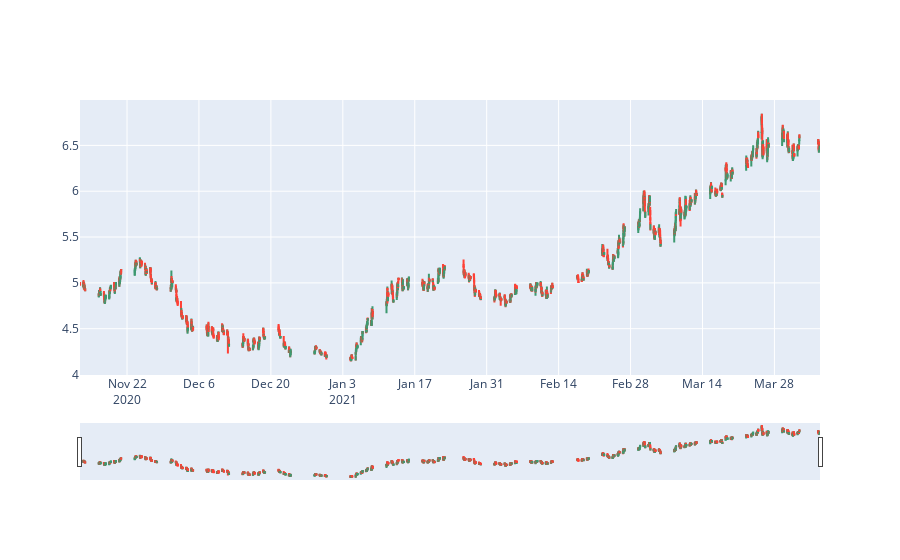

The notebook cell saved with this chart:
### Code cell
import chart_studio.plotly as py
import plotly.graph_objects as go
import plotly

data = [go.Candlestick(x=df['time'],
                open=df['open'],
                high=df['high'],
                low=df['low'],
                close=df['close'])]

plotly.offline.iplot(data)

### Figure 1 — Plotly figure (JSON) as saved in the notebook; plotly's stock layout.template omitted (floating-point values rounded to 4 significant figures; data arrays with more than 128 entries replaced by an {"elided": "..."} marker saying what was removed)
{"data": [{"close": {"elided": "3186 float values"}, "high": {"elided": "3186 float values"}, "low": {"elided": "3186 float values"}, "open": {"elided": "3186 float values"}, "type": "candlestick", "x": {"elided": "3186 str values"}}], "layout": {}}
